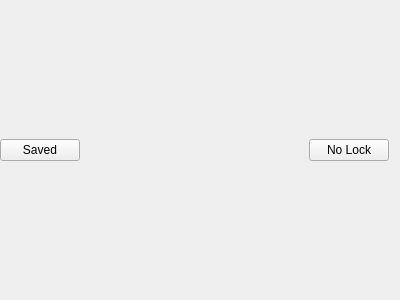
<?xml version="1.0" encoding="UTF-8"?>
<ui version="4.0">
 <class>ToolBar::ToolBar</class>
 <widget class="QWidget" name="ToolBar::ToolBar">
  <property name="geometry">
   <rect>
    <x>0</x>
    <y>0</y>
    <width>400</width>
    <height>300</height>
   </rect>
  </property>
  <property name="windowTitle">
   <string>ToolBar</string>
  </property>
  <layout class="QHBoxLayout" name="horizontalLayout">
   <property name="spacing">
    <number>0</number>
   </property>
   <property name="leftMargin">
    <number>0</number>
   </property>
   <property name="topMargin">
    <number>0</number>
   </property>
   <property name="bottomMargin">
    <number>0</number>
   </property>
   <item>
    <widget class="QPushButton" name="save_btn">
     <property name="text">
      <string>Saved</string>
     </property>
     <property name="icon">
      <iconset theme="QIcon::ThemeIcon::DocumentSave"/>
     </property>
    </widget>
   </item>
   <item>
    <spacer name="horizontalSpacer">
     <property name="orientation">
      <enum>Qt::Orientation::Horizontal</enum>
     </property>
     <property name="sizeHint" stdset="0">
      <size>
       <width>40</width>
       <height>20</height>
      </size>
     </property>
    </spacer>
   </item>
   <item>
    <widget class="QPushButton" name="lock_btn">
     <property name="text">
      <string>No Lock</string>
     </property>
     <property name="icon">
      <iconset theme="QIcon::ThemeIcon::MediaOptical"/>
     </property>
    </widget>
   </item>
  </layout>
 </widget>
 <resources/>
 <connections/>
</ui>
